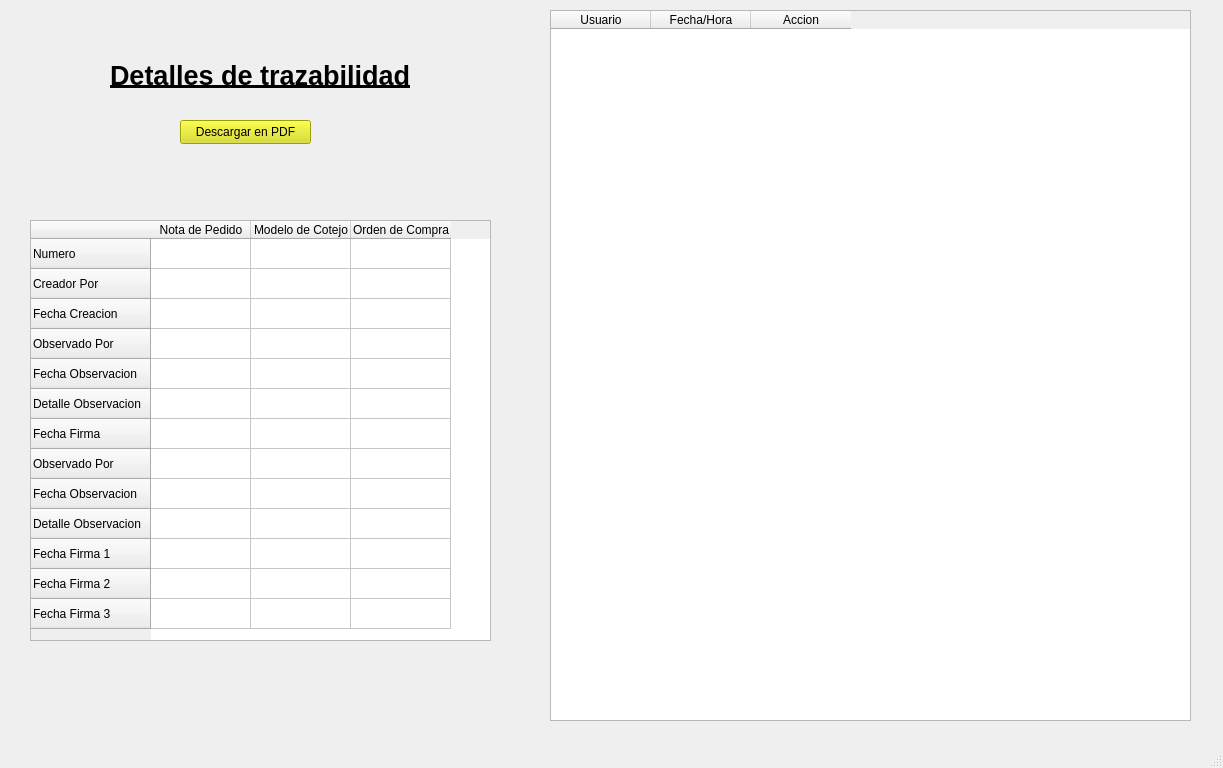
<?xml version="1.0" encoding="UTF-8"?>
<ui version="4.0">
 <class>MainWindow</class>
 <widget class="QMainWindow" name="MainWindow">
  <property name="geometry">
   <rect>
    <x>0</x>
    <y>0</y>
    <width>1223</width>
    <height>768</height>
   </rect>
  </property>
  <property name="minimumSize">
   <size>
    <width>800</width>
    <height>600</height>
   </size>
  </property>
  <property name="maximumSize">
   <size>
    <width>1366</width>
    <height>768</height>
   </size>
  </property>
  <property name="windowTitle">
   <string>Detalles de Trazabilidad</string>
  </property>
  <widget class="QWidget" name="centralwidget">
   <widget class="QTableWidget" name="tablaDetallesCreacion">
    <property name="geometry">
     <rect>
      <x>30</x>
      <y>220</y>
      <width>461</width>
      <height>421</height>
     </rect>
    </property>
    <row>
     <property name="text">
      <string>Numero</string>
     </property>
    </row>
    <row>
     <property name="text">
      <string>Creador Por</string>
     </property>
    </row>
    <row>
     <property name="text">
      <string>Fecha Creacion</string>
     </property>
    </row>
    <row>
     <property name="text">
      <string>Observado Por</string>
     </property>
    </row>
    <row>
     <property name="text">
      <string>Fecha Observacion</string>
     </property>
    </row>
    <row>
     <property name="text">
      <string>Detalle Observacion</string>
     </property>
    </row>
    <row>
     <property name="text">
      <string>Fecha Firma</string>
     </property>
    </row>
    <row>
     <property name="text">
      <string>Observado Por</string>
     </property>
    </row>
    <row>
     <property name="text">
      <string>Fecha Observacion</string>
     </property>
    </row>
    <row>
     <property name="text">
      <string>Detalle Observacion</string>
     </property>
    </row>
    <row>
     <property name="text">
      <string>Fecha Firma 1</string>
     </property>
    </row>
    <row>
     <property name="text">
      <string>Fecha Firma 2</string>
     </property>
    </row>
    <row>
     <property name="text">
      <string>Fecha Firma 3</string>
     </property>
    </row>
    <column>
     <property name="text">
      <string>Nota de Pedido</string>
     </property>
    </column>
    <column>
     <property name="text">
      <string>Modelo de Cotejo</string>
     </property>
    </column>
    <column>
     <property name="text">
      <string>Orden de Compra</string>
     </property>
    </column>
   </widget>
   <widget class="QTableWidget" name="tablaDetallesEstado">
    <property name="geometry">
     <rect>
      <x>550</x>
      <y>10</y>
      <width>641</width>
      <height>711</height>
     </rect>
    </property>
    <column>
     <property name="text">
      <string>Usuario</string>
     </property>
    </column>
    <column>
     <property name="text">
      <string>Fecha/Hora</string>
     </property>
    </column>
    <column>
     <property name="text">
      <string>Accion</string>
     </property>
    </column>
   </widget>
   <widget class="QLabel" name="label">
    <property name="geometry">
     <rect>
      <x>110</x>
      <y>40</y>
      <width>301</width>
      <height>71</height>
     </rect>
    </property>
    <property name="font">
     <font>
      <pointsize>20</pointsize>
      <bold>true</bold>
      <underline>true</underline>
     </font>
    </property>
    <property name="text">
     <string>Detalles de trazabilidad</string>
    </property>
   </widget>
   <widget class="QPushButton" name="pushButton">
    <property name="geometry">
     <rect>
      <x>180</x>
      <y>120</y>
      <width>131</width>
      <height>24</height>
     </rect>
    </property>
    <property name="styleSheet">
     <string notr="true">color: rgb(0, 0, 0);
background-color: rgb(217, 221, 10);</string>
    </property>
    <property name="text">
     <string>Descargar en PDF</string>
    </property>
   </widget>
  </widget>
  <widget class="QMenuBar" name="menubar">
   <property name="geometry">
    <rect>
     <x>0</x>
     <y>0</y>
     <width>1223</width>
     <height>22</height>
    </rect>
   </property>
  </widget>
  <widget class="QStatusBar" name="statusbar"/>
 </widget>
 <resources/>
 <connections/>
</ui>
